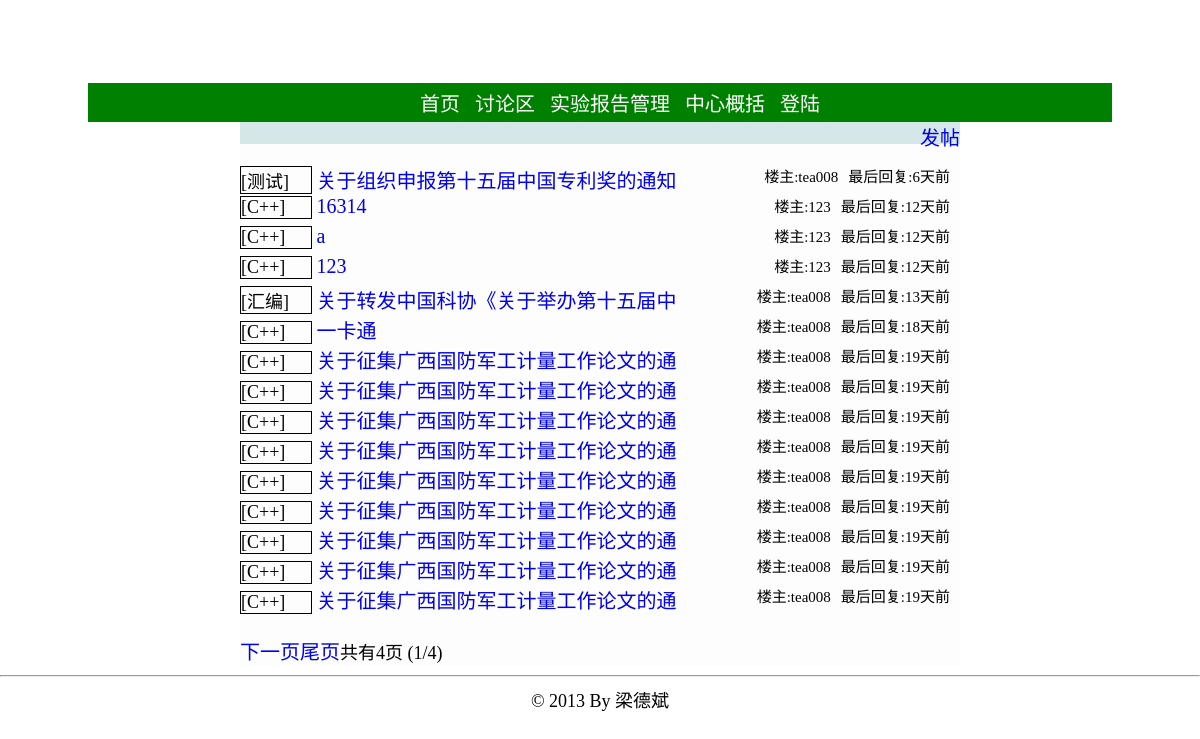
Before: /bbs.php with the older database file.
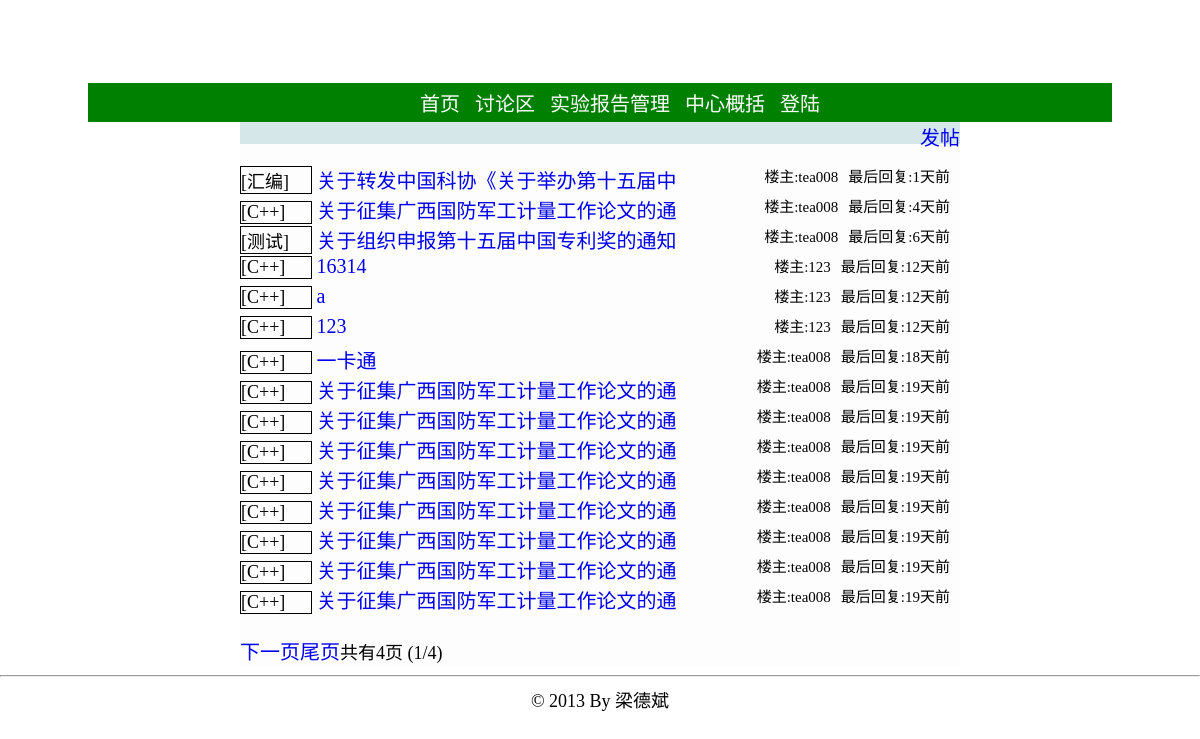
After: the same page with the newer database file.
### tables this page shows
CREATE TABLE `topic` (
  `post_id` int(11) NOT NULL AUTO_INCREMENT,
  `sort` varchar(4) DEFAULT NULL,
  `title` varchar(80) NOT NULL,
  `author` varchar(12) DEFAULT NULL,
  `body` varchar(1000) NOT NULL,
  `post_time` datetime DEFAULT NULL,
  `last_floor` int(11) DEFAULT NULL,
  `last_reply_time` datetime DEFAULT NULL,
  `visible` tinyint(4) DEFAULT NULL,
  `enable_post` tinyint(4) DEFAULT NULL,
  `top` tinyint(4) DEFAULT NULL,
  PRIMARY KEY (`post_id`)
);

CREATE TABLE `sort` (
  `id` int(11) NOT NULL AUTO_INCREMENT,
  `name` varchar(10) DEFAULT NULL,
  PRIMARY KEY (`id`)
);

### bbs.php (the view, shortened to what this page needs)
<!DOCTYPE html PUBLIC "-//W3C//DTD XHTML 1.0 Transitional//EN" "http://www.w3.org/TR/xhtml1/DTD/xhtml1-transitional.dtd">
<html>
<head>
<link rel="stylesheet" type="text/css" href="./static/css/global.css"></link>
</head>
<?php
include './config.php';
$now = date ( "Y-m-d G:i:s" );
?>
<div style="background-image:url(./static/image/topback.jpg);width:1024px;height:80px;margin-left: auto; margin-right: auto;"></div>
<div class="sep3"></div>
<div class="nav">
	<ul class="nav_mid" >
		<li><a href="./index.php" class="font_white">首页</a></li>
		<li><a href="./bbs.php" class="font_white">讨论区</a></li>
		<li><a href="./report.php" class="font_white">实验报告管理</a></li>
			<li><a href="./about_center.php" class="font_white">中心概括</a></li>
			<?php
			if (! isset ( $_SESSION ['user'] ) || NULL == $_SESSION ['user']) {
				echo "<li><a href='./login.php' class='font_white'>登陆</a></li>";
			} else {
				echo "<li><a href='./login.php?action=logout' class='font_white'>退出</a></li>";
			}
			?>
		</ul>
</div>
<div id='topMain'>
<?php
if (isset ( $_REQUEST ['topic'] )) {
	echo "<span style='height:30px;'>";
	echo "<a href=./bbs.php style=''>首页</a>";
	echo "</span>";
	$post_id = $_REQUEST ['topic'];
	$queryStr = sprintf ( "select  *  from topic,sort where post_id='%s' and topic.sort=sort.id", $post_id );
	$result = mysql_query ( $queryStr, $conn ) or die ( "查询失败:" . mysql_error () );
	if ($rel = mysql_fetch_array ( $result )) {
		echo "<span>>{$rel['name']}</span><br />";
		echo "<span class=post_title>{$rel['title']}</span>";
		echo "<br /><span style='font-size:16px;'>By {$rel['author']}</span>";
		echo "<span style='margin-left:50px;'>发表时间:{$rel['post_time']}<span>";
		echo '<hr />';
		echo '<div class=sep10></div>';
		echo '<pre style="width:720px;">';
		echo htmlspecialchars(stripslashes($rel ['body']));
		echo '</pre>';
		echo '<hr />';
		$page_size = 10;
		$reply_page = isset ( $_REQUEST ['reply_page'] )?intval($_REQUEST ['reply_page']):1;
		$queryStr = sprintf ( "select  count(reply_id)  from reply where post_id='%s'", $post_id );
		$result2 = mysql_query ( $queryStr, $conn ) or die ( "查询失败:" . mysql_error () );
		$rel2 = mysql_fetch_array ( $result2 );
		$numrows = $rel2 [0];
		$reply_pages = intval ( $numrows / $page_size );
		if ($numrows % $page_size) {
			$reply_pages ++;
		}
		$prev = $reply_page - 1;
		$next = $reply_page + 1;
		$offset = $page_size * ($reply_page - 1);
		$queryStr = sprintf ( "select  *  from reply where post_id='%s'  order by floor asc limit %s,%s", $post_id, $offset, $page_size );
		$result3 = mysql_query ( $queryStr, $conn ) or die ( "查询失败:" . mysql_error () );
		if ($rel3 = mysql_fetch_array ( $result3 )) {
			do {
				echo '<div class=bg_color></div>';
				echo "<div class=author>";
				echo "<span >By {$rel3['author']}&nbsp&nbsp&nbsp&nbsp</span>";
				echo "<span >发表时间:{$rel3['reply_time']}&nbsp&nbsp&nbsp&nbsp<span>";
				echo "<span style='float:right;'>{$rel3['floor']}楼<span>";
				echo "</div>";
				echo "<pre>";
				echo htmlspecialchars(stripslashes($rel3['body']));
				echo "</pre>";
			} while ( $rel3 = mysql_fetch_array ( $result3 ) );
			echo '<br />';
			if ($reply_page > 1) {
				echo "<a href=./bbs.php?topic={$post_id}&reply_page=1>首页</a>";
				echo "<a href=./bbs.php?topic={$post_id}&reply_page={$prev}>上一页</a>";
			}
			if ($reply_page < $reply_pages) {
				echo "<a href=./bbs.php?topic={$post_id}&reply_page={$next}>下一页</a>";
				echo "<a href=./bbs.php?topic={$post_id}&reply_page={$reply_pages}>尾页</a>";
			}
			echo "共有{$reply_pages}页 ({$reply_page}/{$reply_pages})";
		} else {
		}
		echo '<div class=bg_color></div>';
		echo '<br />回复楼主<br />';
		echo "<form method='get' action='./bbs/post_deal.php'>";
		echo "<textarea name=reply_body cols=87 rows=5 style='width:720;height:80;'></textarea>";
		echo '<br />';
		echo "<input type=hidden name=action value=reply_post></input>";
		echo "<input type=hidden name=post_id value={$post_id}></input>";
		echo "<input class=button type=submit value=回帖></input>";
		echo '</form>';
	}
	else {
		echo '<br /><br />帖子不存在';
	}
}
else {
	echo "<span style='float:right;'><a href=./bbs/post.php?action=new_post>发帖</a></span>";
	echo "<div class=bg_color></div>";
	$page_size = 15;
	$page = isset ( $_REQUEST ['page'] )?intval($_REQUEST ['page']):1;
	$queryStr = sprintf ( "select  count(post_id)  from topic" );
	$result = mysql_query ( $queryStr, $conn ) or die ( "查询失败:" . mysql_error () );
	$rel = mysql_fetch_array ( $result );
	$numrows = $rel [0];
	$pages = intval ( $numrows / $page_size );
	if ($numrows % $page_size) {
		$pages ++;
	}
	$next = $page + 1;
	$offset = $page_size * ($page - 1);
	$queryStr = sprintf ( "select  post_id,sort,title,author,post_time,last_reply_time,last_floor,name  from topic,sort where visible='0' and topic.sort=sort.id  order by last_reply_time desc limit %s,%s", $offset, $page_size );
	$result = mysql_query ( $queryStr, $conn ) or die ( "查询失败:" . mysql_error () );
	if ($rel = mysql_fetch_array ( $result )) {
		echo '<br />';
		do {
			echo "<div class=bbs_topic_list>";
			echo "<span class=bbs_topic_list_sort >[{$rel['name']}]</span>";
			echo "<span class='title' >&nbsp<a href=./bbs.php?topic={$rel['post_id']}>";
			echo mb_substr($rel['title'], 0,18,'utf-8');
            echo "</a></span>";
			echo "<span style='float:right;font-size:15px;margin-right:10px'>最后回复:";
            $last_reply =  strtotime($now)-strtotime($rel['last_reply_time']) ;
            if ($last_reply<60)
            {
            	echo $last_reply;
            	echo '秒前';
            }
            else if ($last_reply<3600)
            {
            	echo floor($last_reply/60);
            	echo '分钟前';
            }
            else if ($last_reply<86400)
            {
            	echo floor($last_reply/3600);
            	echo '小时前';
            }
            else
           {
            	echo floor($last_reply/86400);
            	echo '天前';
            }
            echo "</span>";
			echo "<span style='float:right;font-size:15px;margin-right:10px'>楼主:{$rel['author']}</span>";
			echo '</div>';
		} while ( $rel = mysql_fetch_array ( $result ) );
	} else {
		echo '暂时还没有帖子';
	}
	echo '<br />';
	echo "<div style='height:30px;'>";
	if ($page < $pages) {
		echo "<a href=./bbs.php?page={$next}>下一页</a>";
		echo "<a href=./bbs.php?page={$pages}>尾页</a>";
	}
	echo "共有{$pages}页 ({$page}/{$pages})";
	echo "</div>";
}
?>
</div>
<div style="clear: both; text-align: center;">
	<hr />
	© 2013 By 梁德斌
</div>
</html>

### static/css/global.css (style rules this page uses)
#topMain { width: 720px; height: 40px; text-align: left; margin-left: auto; margin-right: auto; margin-bottom: 0px; margin-top: 0px; height:auto; background-color:rgb(253,253,253); }
a { text-decoration:none; }
.sep3 { height: 3px; }
a { font-size:20px; }
.bg_color { height:22px; background-color:rgb(213, 231, 233); }
.nav { margin-left: auto; margin-right: auto; width: 1024px; text-align: center; background-color:green; }
ul { font-size:20px; list-style:none; }
ul.nav_mid { padding-top:5px; padding-bottom:5px; margin:0px; }
.nav_mid li { display:inline; height:inherit; margin:5px; }
.bbs_topic_list { min-height:30px; border-top:1px; border-bottom:1px; }
.bbs_topic_list_sort { display:inline-block; width:70px; border:1px; border-style:solid; }
.font_white { color:white; }

Changed rows visible on the page:
changed topic "关于转发中国科协《关于举办第十五届中": floor($last_reply/86400) "13" → "1"; moves up the list
changed topic (number 2 of 15 on the later page): floor($last_reply/86400) "19" → "4"; moves up the list
